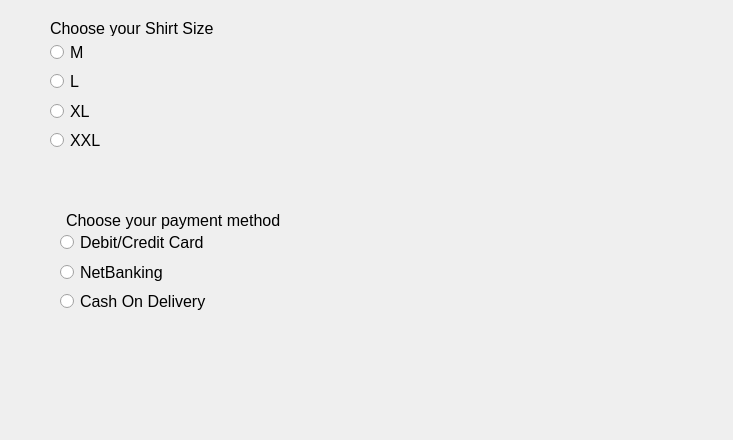
<?xml version="1.0" encoding="UTF-8"?>
<ui version="4.0">
 <class>Dialog</class>
 <widget class="QDialog" name="Dialog">
  <property name="geometry">
   <rect>
    <x>0</x>
    <y>0</y>
    <width>733</width>
    <height>440</height>
   </rect>
  </property>
  <property name="windowTitle">
   <string>Dialog</string>
  </property>
  <widget class="QLabel" name="label">
   <property name="geometry">
    <rect>
     <x>50</x>
     <y>20</y>
     <width>201</width>
     <height>16</height>
    </rect>
   </property>
   <property name="font">
    <font>
     <pointsize>12</pointsize>
    </font>
   </property>
   <property name="text">
    <string>Choose your Shirt Size</string>
   </property>
  </widget>
  <widget class="QLabel" name="labelSelected">
   <property name="geometry">
    <rect>
     <x>36</x>
     <y>362</y>
     <width>661</width>
     <height>31</height>
    </rect>
   </property>
   <property name="font">
    <font>
     <pointsize>12</pointsize>
    </font>
   </property>
   <property name="text">
    <string/>
   </property>
  </widget>
  <widget class="QLabel" name="label_3">
   <property name="geometry">
    <rect>
     <x>66</x>
     <y>210</y>
     <width>261</width>
     <height>20</height>
    </rect>
   </property>
   <property name="font">
    <font>
     <pointsize>12</pointsize>
    </font>
   </property>
   <property name="text">
    <string>Choose your payment method</string>
   </property>
  </widget>
  <widget class="QWidget" name="verticalLayoutWidget">
   <property name="geometry">
    <rect>
     <x>50</x>
     <y>40</y>
     <width>160</width>
     <height>112</height>
    </rect>
   </property>
   <layout class="QVBoxLayout" name="verticalLayout">
    <item>
     <widget class="QRadioButton" name="radioButtonMedium">
      <property name="font">
       <font>
        <pointsize>12</pointsize>
       </font>
      </property>
      <property name="text">
       <string>M</string>
      </property>
     </widget>
    </item>
    <item>
     <widget class="QRadioButton" name="radioButtonLarge">
      <property name="font">
       <font>
        <pointsize>12</pointsize>
       </font>
      </property>
      <property name="text">
       <string>L</string>
      </property>
     </widget>
    </item>
    <item>
     <widget class="QRadioButton" name="radioButtonXL">
      <property name="font">
       <font>
        <pointsize>12</pointsize>
       </font>
      </property>
      <property name="text">
       <string>XL</string>
      </property>
     </widget>
    </item>
    <item>
     <widget class="QRadioButton" name="radioButtonXXL">
      <property name="font">
       <font>
        <pointsize>12</pointsize>
       </font>
      </property>
      <property name="text">
       <string>XXL</string>
      </property>
     </widget>
    </item>
   </layout>
  </widget>
  <widget class="QWidget" name="verticalLayoutWidget_2">
   <property name="geometry">
    <rect>
     <x>60</x>
     <y>230</y>
     <width>160</width>
     <height>83</height>
    </rect>
   </property>
   <layout class="QVBoxLayout" name="verticalLayout_2">
    <item>
     <widget class="QRadioButton" name="radioButtonDebitCard">
      <property name="font">
       <font>
        <pointsize>12</pointsize>
       </font>
      </property>
      <property name="text">
       <string>Debit/Credit Card</string>
      </property>
     </widget>
    </item>
    <item>
     <widget class="QRadioButton" name="radioButtonNetBanking">
      <property name="font">
       <font>
        <pointsize>12</pointsize>
       </font>
      </property>
      <property name="text">
       <string>NetBanking</string>
      </property>
     </widget>
    </item>
    <item>
     <widget class="QRadioButton" name="radioButtonCashOnDelivery">
      <property name="font">
       <font>
        <pointsize>12</pointsize>
       </font>
      </property>
      <property name="text">
       <string>Cash On Delivery</string>
      </property>
     </widget>
    </item>
   </layout>
  </widget>
 </widget>
 <resources/>
 <connections/>
</ui>
